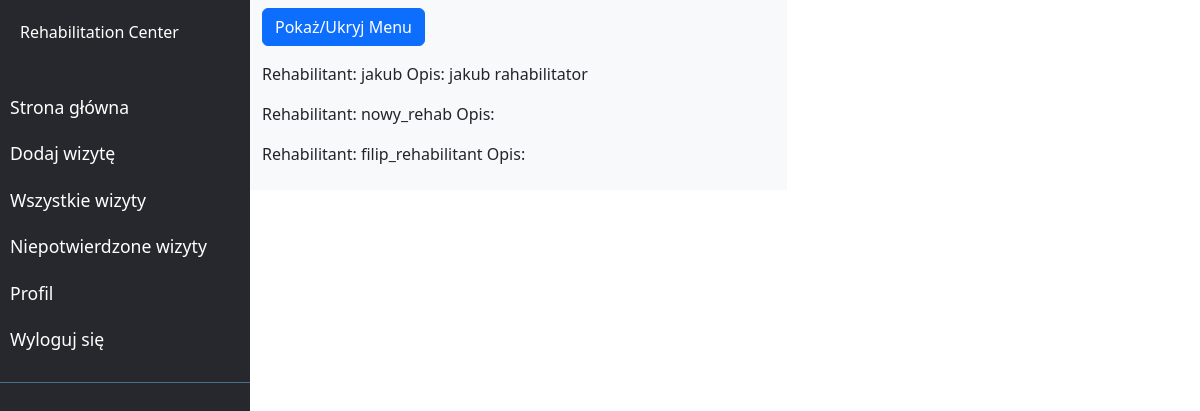
Page /rehabilitators/ (signed in) on the committed database.
### base_app/models.py (models this page shows, shortened)
class Rehabilitator(models.Model):
    user = models.OneToOneField(User, on_delete=models.CASCADE)
    description = models.TextField(blank='', default='')

### base_app/views.py (the view)
# urls.py: path('rehabilitators/', views.rehabilitators, name='rehabilitator'),
@login_required
def rehabilitators(request):
    context = {
        'rehabilitators': Rehabilitator.objects.all(),
        'page': 'rehabilitators',
    }
    return render(request, 'base_app/rehabilitator.html', context)

### base_app/templates/base_app/rehabilitator.html
{% extends 'base_app/new_base_template.html' %}
{% block content %}
    {% for rehabilitator in rehabilitators %}
        <p>
            Rehabilitant: {{ rehabilitator.user }}
            Opis: {{ rehabilitator.description }}
        </p>
    {% endfor %}
{% endblock content %}

### rows in the picture
Rehabilitator: user "jakub", description "jakub rahabilitator"
Rehabilitator: user "nowy_rehab"
Rehabilitator: user "filip_rehabilitant"
